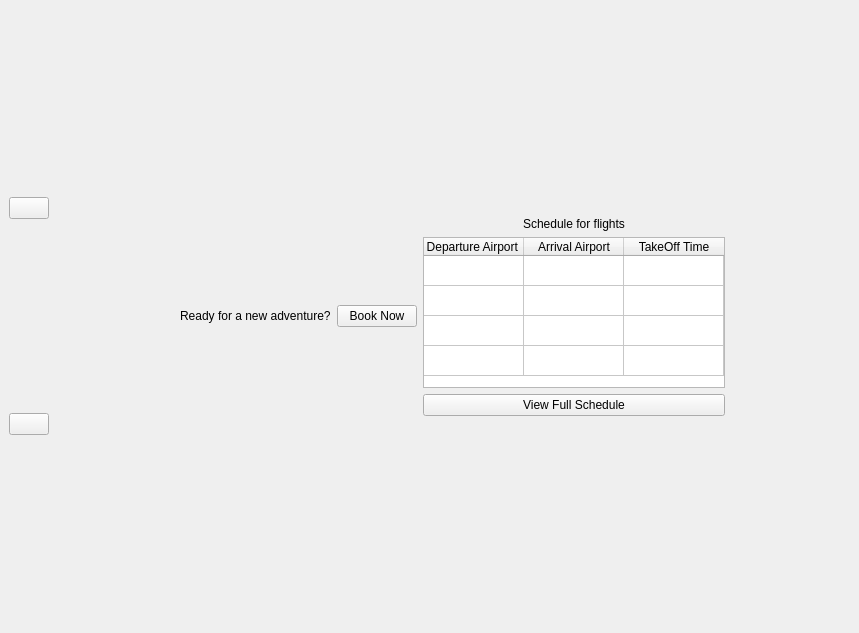
<?xml version="1.0" encoding="UTF-8"?>
<ui version="4.0">
 <class>UserPageMain</class>
 <widget class="QMainWindow" name="UserPageMain">
  <property name="enabled">
   <bool>true</bool>
  </property>
  <property name="geometry">
   <rect>
    <x>0</x>
    <y>0</y>
    <width>859</width>
    <height>633</height>
   </rect>
  </property>
  <property name="windowTitle">
   <string>MainWindow</string>
  </property>
  <property name="styleSheet">
   <string notr="true"/>
  </property>
  <widget class="QWidget" name="centralwidget">
   <layout class="QGridLayout" name="gridLayout_3">
    <item row="0" column="0">
     <layout class="QHBoxLayout" name="horizontalLayout_11">
      <item>
       <layout class="QVBoxLayout" name="verticalLayout">
        <item>
         <widget class="QPushButton" name="HomeButton">
          <property name="text">
           <string/>
          </property>
          <property name="icon">
           <iconset theme="QIcon::ThemeIcon::GoHome"/>
          </property>
         </widget>
        </item>
        <item>
         <widget class="QPushButton" name="ProfileButton">
          <property name="text">
           <string/>
          </property>
          <property name="icon">
           <iconset theme="QIcon::ThemeIcon::UserAvailable"/>
          </property>
          <property name="iconSize">
           <size>
            <width>16</width>
            <height>16</height>
           </size>
          </property>
         </widget>
        </item>
       </layout>
      </item>
      <item>
       <widget class="QStackedWidget" name="stackedWidget">
        <property name="minimumSize">
         <size>
          <width>761</width>
          <height>391</height>
         </size>
        </property>
        <property name="styleSheet">
         <string notr="true"/>
        </property>
        <property name="currentIndex">
         <number>0</number>
        </property>
        <widget class="QWidget" name="Home">
         <layout class="QGridLayout" name="gridLayout_2">
          <item row="0" column="1">
           <spacer name="verticalSpacer">
            <property name="orientation">
             <enum>Qt::Orientation::Vertical</enum>
            </property>
            <property name="sizeType">
             <enum>QSizePolicy::Policy::Expanding</enum>
            </property>
            <property name="sizeHint" stdset="0">
             <size>
              <width>20</width>
              <height>110</height>
             </size>
            </property>
           </spacer>
          </item>
          <item row="1" column="0">
           <spacer name="horizontalSpacer">
            <property name="orientation">
             <enum>Qt::Orientation::Horizontal</enum>
            </property>
            <property name="sizeType">
             <enum>QSizePolicy::Policy::Expanding</enum>
            </property>
            <property name="sizeHint" stdset="0">
             <size>
              <width>80</width>
              <height>20</height>
             </size>
            </property>
           </spacer>
          </item>
          <item row="1" column="1">
           <layout class="QHBoxLayout" name="horizontalLayout_2">
            <item>
             <layout class="QVBoxLayout" name="verticalLayout_2">
              <item>
               <layout class="QHBoxLayout" name="horizontalLayout_3">
                <item>
                 <widget class="QLabel" name="label">
                  <property name="text">
                   <string>Ready for a new adventure?</string>
                  </property>
                 </widget>
                </item>
                <item>
                 <widget class="QPushButton" name="BookingPageButton">
                  <property name="text">
                   <string>Book Now</string>
                  </property>
                 </widget>
                </item>
               </layout>
              </item>
             </layout>
            </item>
            <item>
             <layout class="QVBoxLayout" name="ScheduleArea">
              <item>
               <widget class="QLabel" name="label_2">
                <property name="layoutDirection">
                 <enum>Qt::LayoutDirection::LeftToRight</enum>
                </property>
                <property name="text">
                 <string>Schedule for flights</string>
                </property>
                <property name="scaledContents">
                 <bool>true</bool>
                </property>
                <property name="alignment">
                 <set>Qt::AlignmentFlag::AlignCenter</set>
                </property>
                <property name="wordWrap">
                 <bool>false</bool>
                </property>
               </widget>
              </item>
              <item>
               <widget class="QTableWidget" name="MaintableWidget">
                <property name="enabled">
                 <bool>true</bool>
                </property>
                <property name="layoutDirection">
                 <enum>Qt::LayoutDirection::LeftToRight</enum>
                </property>
                <property name="styleSheet">
                 <string notr="true">selection-background-color: rgb(84, 199, 50);</string>
                </property>
                <property name="verticalScrollBarPolicy">
                 <enum>Qt::ScrollBarPolicy::ScrollBarAlwaysOff</enum>
                </property>
                <property name="horizontalScrollBarPolicy">
                 <enum>Qt::ScrollBarPolicy::ScrollBarAlwaysOff</enum>
                </property>
                <property name="sizeAdjustPolicy">
                 <enum>QAbstractScrollArea::SizeAdjustPolicy::AdjustToContents</enum>
                </property>
                <property name="alternatingRowColors">
                 <bool>false</bool>
                </property>
                <property name="selectionMode">
                 <enum>QAbstractItemView::SelectionMode::NoSelection</enum>
                </property>
                <property name="selectionBehavior">
                 <enum>QAbstractItemView::SelectionBehavior::SelectRows</enum>
                </property>
                <attribute name="verticalHeaderVisible">
                 <bool>false</bool>
                </attribute>
                <attribute name="verticalHeaderHighlightSections">
                 <bool>true</bool>
                </attribute>
                <row>
                 <property name="text">
                  <string>New Row</string>
                 </property>
                </row>
                <row>
                 <property name="text">
                  <string>New Row</string>
                 </property>
                </row>
                <row>
                 <property name="text">
                  <string>New Row</string>
                 </property>
                </row>
                <row>
                 <property name="text">
                  <string>New Row</string>
                 </property>
                </row>
                <column>
                 <property name="text">
                  <string>Departure Airport </string>
                 </property>
                </column>
                <column>
                 <property name="text">
                  <string>Arrival Airport</string>
                 </property>
                </column>
                <column>
                 <property name="text">
                  <string>TakeOff Time</string>
                 </property>
                </column>
               </widget>
              </item>
              <item>
               <widget class="QPushButton" name="FullSchedButton">
                <property name="text">
                 <string>View Full Schedule</string>
                </property>
               </widget>
              </item>
             </layout>
            </item>
           </layout>
          </item>
          <item row="1" column="2">
           <spacer name="horizontalSpacer_2">
            <property name="orientation">
             <enum>Qt::Orientation::Horizontal</enum>
            </property>
            <property name="sizeType">
             <enum>QSizePolicy::Policy::Expanding</enum>
            </property>
            <property name="sizeHint" stdset="0">
             <size>
              <width>80</width>
              <height>20</height>
             </size>
            </property>
           </spacer>
          </item>
          <item row="2" column="1">
           <spacer name="verticalSpacer_2">
            <property name="orientation">
             <enum>Qt::Orientation::Vertical</enum>
            </property>
            <property name="sizeType">
             <enum>QSizePolicy::Policy::Expanding</enum>
            </property>
            <property name="sizeHint" stdset="0">
             <size>
              <width>20</width>
              <height>110</height>
             </size>
            </property>
           </spacer>
          </item>
         </layout>
        </widget>
        <widget class="QWidget" name="page">
         <layout class="QGridLayout" name="gridLayout_8">
          <item row="1" column="0">
           <widget class="QPushButton" name="CancelButton1">
            <property name="text">
             <string>Cancel</string>
            </property>
           </widget>
          </item>
          <item row="0" column="0">
           <widget class="QScrollArea" name="scrollArea">
            <property name="widgetResizable">
             <bool>true</bool>
            </property>
            <widget class="QWidget" name="scrollAreaWidgetContents">
             <property name="geometry">
              <rect>
               <x>0</x>
               <y>0</y>
               <width>763</width>
               <height>922</height>
              </rect>
             </property>
             <layout class="QGridLayout" name="gridLayout">
              <item row="0" column="0">
               <layout class="QHBoxLayout" name="horizontalLayout_5">
                <item>
                 <layout class="QHBoxLayout" name="horizontalLayout">
                  <item>
                   <widget class="QLabel" name="label_3">
                    <property name="text">
                     <string>Leaving from</string>
                    </property>
                   </widget>
                  </item>
                  <item>
                   <widget class="QComboBox" name="DepartureAirport"/>
                  </item>
                 </layout>
                </item>
                <item>
                 <spacer name="horizontalSpacer_3">
                  <property name="orientation">
                   <enum>Qt::Orientation::Horizontal</enum>
                  </property>
                  <property name="sizeType">
                   <enum>QSizePolicy::Policy::Fixed</enum>
                  </property>
                  <property name="sizeHint" stdset="0">
                   <size>
                    <width>40</width>
                    <height>20</height>
                   </size>
                  </property>
                 </spacer>
                </item>
                <item>
                 <layout class="QHBoxLayout" name="horizontalLayout_4">
                  <item>
                   <widget class="QLabel" name="label_9">
                    <property name="text">
                     <string>Going to?</string>
                    </property>
                   </widget>
                  </item>
                  <item>
                   <widget class="QComboBox" name="ArrivalAirport"/>
                  </item>
                 </layout>
                </item>
                <item>
                 <widget class="QLabel" name="DestinationImaGE">
                  <property name="text">
                   <string>TextLabel</string>
                  </property>
                 </widget>
                </item>
               </layout>
              </item>
              <item row="1" column="0">
               <layout class="QVBoxLayout" name="verticalLayout_3">
                <item>
                 <spacer name="verticalSpacer_4">
                  <property name="orientation">
                   <enum>Qt::Orientation::Vertical</enum>
                  </property>
                  <property name="sizeType">
                   <enum>QSizePolicy::Policy::Minimum</enum>
                  </property>
                  <property name="sizeHint" stdset="0">
                   <size>
                    <width>20</width>
                    <height>40</height>
                   </size>
                  </property>
                 </spacer>
                </item>
                <item>
                 <widget class="QFrame" name="AvailableFlights">
                  <property name="frameShape">
                   <enum>QFrame::Shape::StyledPanel</enum>
                  </property>
                  <property name="frameShadow">
                   <enum>QFrame::Shadow::Raised</enum>
                  </property>
                  <layout class="QGridLayout" name="gridLayout_5">
                   <item row="0" column="1">
                    <layout class="QHBoxLayout" name="horizontalLayout_14">
                     <item>
                      <layout class="QVBoxLayout" name="verticalLayout_7">
                       <item>
                        <widget class="QLabel" name="SecondPlane">
                         <property name="text">
                          <string>Plane:</string>
                         </property>
                        </widget>
                       </item>
                       <item>
                        <widget class="QLabel" name="DestinationLabel2">
                         <property name="text">
                          <string>Goes to:</string>
                         </property>
                        </widget>
                       </item>
                       <item>
                        <widget class="QLabel" name="LeavingDate2">
                         <property name="text">
                          <string>Departure Date:</string>
                         </property>
                        </widget>
                       </item>
                      </layout>
                     </item>
                     <item>
                      <widget class="QPushButton" name="SecondAvFlight">
                       <property name="text">
                        <string>Select</string>
                       </property>
                      </widget>
                     </item>
                    </layout>
                   </item>
                   <item row="0" column="0">
                    <layout class="QHBoxLayout" name="horizontalLayout_15">
                     <item>
                      <layout class="QVBoxLayout" name="verticalLayout_8">
                       <item>
                        <widget class="QLabel" name="FirstPlane">
                         <property name="text">
                          <string>Plane:</string>
                         </property>
                        </widget>
                       </item>
                       <item>
                        <widget class="QLabel" name="DestinationLabel1">
                         <property name="text">
                          <string>Goes to:</string>
                         </property>
                        </widget>
                       </item>
                       <item>
                        <widget class="QLabel" name="LeavingDate1">
                         <property name="text">
                          <string>Departure Date:</string>
                         </property>
                        </widget>
                       </item>
                      </layout>
                     </item>
                     <item>
                      <widget class="QPushButton" name="FirstAvFlight">
                       <property name="text">
                        <string>Select</string>
                       </property>
                      </widget>
                     </item>
                    </layout>
                   </item>
                  </layout>
                 </widget>
                </item>
                <item>
                 <layout class="QHBoxLayout" name="horizontalLayout_8">
                  <item>
                   <layout class="QHBoxLayout" name="AdultComboBox_2">
                    <item>
                     <widget class="QLabel" name="AdultLabel">
                      <property name="text">
                       <string>How Many Adults?</string>
                      </property>
                     </widget>
                    </item>
                    <item>
                     <widget class="QComboBox" name="AdultComboBox">
                      <item>
                       <property name="text">
                        <string>1</string>
                       </property>
                      </item>
                      <item>
                       <property name="text">
                        <string>2</string>
                       </property>
                      </item>
                      <item>
                       <property name="text">
                        <string>3</string>
                       </property>
                      </item>
                      <item>
                       <property name="text">
                        <string>4</string>
                       </property>
                      </item>
                      <item>
                       <property name="text">
                        <string>5</string>
                       </property>
                      </item>
                      <item>
                       <property name="text">
                        <string>6</string>
                       </property>
                      </item>
                      <item>
                       <property name="text">
                        <string>7</string>
                       </property>
                      </item>
                     </widget>
                    </item>
                   </layout>
                  </item>
                  <item>
                   <layout class="QHBoxLayout" name="horizontalLayout_9">
                    <item>
                     <widget class="QLabel" name="ChildrenLabel">
                      <property name="text">
                       <string>How Many Children</string>
                      </property>
                     </widget>
                    </item>
                    <item>
                     <widget class="QComboBox" name="ChildrenComboBox">
                      <item>
                       <property name="text">
                        <string>0</string>
                       </property>
                      </item>
                      <item>
                       <property name="text">
                        <string>1</string>
                       </property>
                      </item>
                      <item>
                       <property name="text">
                        <string>2</string>
                       </property>
                      </item>
                      <item>
                       <property name="text">
                        <string>3</string>
                       </property>
                      </item>
                      <item>
                       <property name="text">
                        <string>4</string>
                       </property>
                      </item>
                      <item>
                       <property name="text">
                        <string>5</string>
                       </property>
                      </item>
                     </widget>
                    </item>
                   </layout>
                  </item>
                 </layout>
                </item>
               </layout>
              </item>
              <item row="2" column="0">
               <layout class="QVBoxLayout" name="verticalLayout_5">
                <item>
                 <layout class="QHBoxLayout" name="horizontalLayout_6">
                  <property name="sizeConstraint">
                   <enum>QLayout::SizeConstraint::SetMinimumSize</enum>
                  </property>
                  <item>
                   <spacer name="horizontalSpacer_4">
                    <property name="orientation">
                     <enum>Qt::Orientation::Horizontal</enum>
                    </property>
                    <property name="sizeType">
                     <enum>QSizePolicy::Policy::MinimumExpanding</enum>
                    </property>
                    <property name="sizeHint" stdset="0">
                     <size>
                      <width>13</width>
                      <height>20</height>
                     </size>
                    </property>
                   </spacer>
                  </item>
                  <item>
                   <layout class="QVBoxLayout" name="verticalLayout_4">
                    <property name="sizeConstraint">
                     <enum>QLayout::SizeConstraint::SetFixedSize</enum>
                    </property>
                   </layout>
                  </item>
                  <item>
                   <widget class="QTableWidget" name="SeatSelection">
                    <property name="minimumSize">
                     <size>
                      <width>0</width>
                      <height>616</height>
                     </size>
                    </property>
                    <property name="sizeAdjustPolicy">
                     <enum>QAbstractScrollArea::SizeAdjustPolicy::AdjustToContents</enum>
                    </property>
                    <property name="editTriggers">
                     <set>QAbstractItemView::EditTrigger::NoEditTriggers</set>
                    </property>
                    <property name="selectionMode">
                     <enum>QAbstractItemView::SelectionMode::NoSelection</enum>
                    </property>
                    <property name="showGrid">
                     <bool>false</bool>
                    </property>
                    <attribute name="horizontalHeaderMinimumSectionSize">
                     <number>75</number>
                    </attribute>
                    <attribute name="horizontalHeaderDefaultSectionSize">
                     <number>75</number>
                    </attribute>
                    <attribute name="verticalHeaderVisible">
                     <bool>false</bool>
                    </attribute>
                    <attribute name="verticalHeaderMinimumSectionSize">
                     <number>74</number>
                    </attribute>
                    <attribute name="verticalHeaderDefaultSectionSize">
                     <number>75</number>
                    </attribute>
                    <row>
                     <property name="text">
                      <string>A</string>
                     </property>
                    </row>
                    <row>
                     <property name="text">
                      <string>B</string>
                     </property>
                    </row>
                    <row>
                     <property name="text">
                      <string>C</string>
                     </property>
                    </row>
                    <row>
                     <property name="text">
                      <string>D</string>
                     </property>
                    </row>
                    <row>
                     <property name="text">
                      <string>E</string>
                     </property>
                    </row>
                    <row>
                     <property name="text">
                      <string>F</string>
                     </property>
                    </row>
                    <row>
                     <property name="text">
                      <string>G</string>
                     </property>
                    </row>
                    <row>
                     <property name="text">
                      <string>H</string>
                     </property>
                    </row>
                    <row>
                     <property name="text">
                      <string>I</string>
                     </property>
                    </row>
                    <column/>
                    <column/>
                    <column/>
                    <column>
                     <property name="text">
                      <string>Aisle 1</string>
                     </property>
                    </column>
                    <column>
                     <property name="text">
                      <string>4</string>
                     </property>
                    </column>
                    <column>
                     <property name="text">
                      <string>5</string>
                     </property>
                    </column>
                    <column>
                     <property name="text">
                      <string>6</string>
                     </property>
                    </column>
                    <column>
                     <property name="text">
                      <string>Aisle 2</string>
                     </property>
                    </column>
                    <column>
                     <property name="text">
                      <string>7</string>
                     </property>
                    </column>
                    <column>
                     <property name="text">
                      <string>8</string>
                     </property>
                    </column>
                    <column>
                     <property name="text">
                      <string>9</string>
                     </property>
                    </column>
                    <column/>
                   </widget>
                  </item>
                  <item>
                   <spacer name="horizontalSpacer_8">
                    <property name="orientation">
                     <enum>Qt::Orientation::Horizontal</enum>
                    </property>
                    <property name="sizeType">
                     <enum>QSizePolicy::Policy::MinimumExpanding</enum>
                    </property>
                    <property name="sizeHint" stdset="0">
                     <size>
                      <width>13</width>
                      <height>20</height>
                     </size>
                    </property>
                   </spacer>
                  </item>
                 </layout>
                </item>
                <item>
                 <spacer name="verticalSpacer_7">
                  <property name="orientation">
                   <enum>Qt::Orientation::Vertical</enum>
                  </property>
                  <property name="sizeType">
                   <enum>QSizePolicy::Policy::Minimum</enum>
                  </property>
                  <property name="sizeHint" stdset="0">
                   <size>
                    <width>20</width>
                    <height>40</height>
                   </size>
                  </property>
                 </spacer>
                </item>
               </layout>
              </item>
              <item row="3" column="0">
               <layout class="QHBoxLayout" name="horizontalLayout_7">
                <property name="sizeConstraint">
                 <enum>QLayout::SizeConstraint::SetFixedSize</enum>
                </property>
                <item>
                 <widget class="QLabel" name="PriceTotal">
                  <property name="text">
                   <string>Total Price: </string>
                  </property>
                 </widget>
                </item>
                <item>
                 <widget class="QLabel" name="PriceDisplay">
                  <property name="text">
                   <string/>
                  </property>
                 </widget>
                </item>
                <item>
                 <spacer name="horizontalSpacer_5">
                  <property name="orientation">
                   <enum>Qt::Orientation::Horizontal</enum>
                  </property>
                  <property name="sizeType">
                   <enum>QSizePolicy::Policy::Maximum</enum>
                  </property>
                  <property name="sizeHint" stdset="0">
                   <size>
                    <width>70</width>
                    <height>20</height>
                   </size>
                  </property>
                 </spacer>
                </item>
                <item>
                 <widget class="QPushButton" name="PaymentButton">
                  <property name="text">
                   <string>Pay Now</string>
                  </property>
                 </widget>
                </item>
               </layout>
              </item>
             </layout>
            </widget>
           </widget>
          </item>
         </layout>
        </widget>
        <widget class="QWidget" name="Profile">
         <layout class="QGridLayout" name="gridLayout_7">
          <item row="1" column="0">
           <spacer name="verticalSpacer_10">
            <property name="orientation">
             <enum>Qt::Orientation::Vertical</enum>
            </property>
            <property name="sizeType">
             <enum>QSizePolicy::Policy::MinimumExpanding</enum>
            </property>
            <property name="sizeHint" stdset="0">
             <size>
              <width>20</width>
              <height>70</height>
             </size>
            </property>
           </spacer>
          </item>
          <item row="0" column="0">
           <layout class="QGridLayout" name="gridLayout_6">
            <item row="1" column="0">
             <spacer name="horizontalSpacer_6">
              <property name="orientation">
               <enum>Qt::Orientation::Horizontal</enum>
              </property>
              <property name="sizeType">
               <enum>QSizePolicy::Policy::Fixed</enum>
              </property>
              <property name="sizeHint" stdset="0">
               <size>
                <width>15</width>
                <height>20</height>
               </size>
              </property>
             </spacer>
            </item>
            <item row="1" column="3">
             <layout class="QHBoxLayout" name="horizontalLayout_12">
              <item>
               <widget class="QLabel" name="label_4">
                <property name="text">
                 <string>Name :</string>
                </property>
               </widget>
              </item>
              <item>
               <widget class="QLabel" name="UsernameLabel">
                <property name="text">
                 <string>Name </string>
                </property>
               </widget>
              </item>
             </layout>
            </item>
            <item row="0" column="3">
             <spacer name="verticalSpacer_8">
              <property name="orientation">
               <enum>Qt::Orientation::Vertical</enum>
              </property>
              <property name="sizeType">
               <enum>QSizePolicy::Policy::Fixed</enum>
              </property>
              <property name="sizeHint" stdset="0">
               <size>
                <width>20</width>
                <height>20</height>
               </size>
              </property>
             </spacer>
            </item>
            <item row="1" column="2">
             <spacer name="horizontalSpacer_7">
              <property name="orientation">
               <enum>Qt::Orientation::Horizontal</enum>
              </property>
              <property name="sizeType">
               <enum>QSizePolicy::Policy::Maximum</enum>
              </property>
              <property name="sizeHint" stdset="0">
               <size>
                <width>75</width>
                <height>10</height>
               </size>
              </property>
             </spacer>
            </item>
            <item row="1" column="1" rowspan="2">
             <widget class="QPushButton" name="pushButton_2">
              <property name="minimumSize">
               <size>
                <width>85</width>
                <height>85</height>
               </size>
              </property>
              <property name="maximumSize">
               <size>
                <width>85</width>
                <height>85</height>
               </size>
              </property>
              <property name="text">
               <string/>
              </property>
              <property name="icon">
               <iconset theme="QIcon::ThemeIcon::UserAvailable"/>
              </property>
              <property name="iconSize">
               <size>
                <width>64</width>
                <height>64</height>
               </size>
              </property>
             </widget>
            </item>
            <item row="2" column="3">
             <layout class="QHBoxLayout" name="horizontalLayout_13">
              <item>
               <widget class="QLabel" name="label_8">
                <property name="text">
                 <string>Email Adress:</string>
                </property>
               </widget>
              </item>
              <item>
               <widget class="QLabel" name="EmailLabel">
                <property name="sizePolicy">
                 <sizepolicy hsizetype="Minimum" vsizetype="Minimum">
                  <horstretch>0</horstretch>
                  <verstretch>0</verstretch>
                 </sizepolicy>
                </property>
                <property name="text">
                 <string>Email Adress</string>
                </property>
               </widget>
              </item>
             </layout>
            </item>
           </layout>
          </item>
          <item row="3" column="0">
           <widget class="QPushButton" name="LogOutButton">
            <property name="text">
             <string>Log Out</string>
            </property>
           </widget>
          </item>
          <item row="3" column="1">
           <spacer name="horizontalSpacer_9">
            <property name="orientation">
             <enum>Qt::Orientation::Horizontal</enum>
            </property>
            <property name="sizeType">
             <enum>QSizePolicy::Policy::Preferred</enum>
            </property>
            <property name="sizeHint" stdset="0">
             <size>
              <width>80</width>
              <height>20</height>
             </size>
            </property>
           </spacer>
          </item>
          <item row="1" column="3">
           <spacer name="horizontalSpacer_10">
            <property name="orientation">
             <enum>Qt::Orientation::Horizontal</enum>
            </property>
            <property name="sizeType">
             <enum>QSizePolicy::Policy::Preferred</enum>
            </property>
            <property name="sizeHint" stdset="0">
             <size>
              <width>40</width>
              <height>20</height>
             </size>
            </property>
           </spacer>
          </item>
          <item row="2" column="0">
           <widget class="QPushButton" name="pushButton">
            <property name="text">
             <string>Booked Flights</string>
            </property>
           </widget>
          </item>
          <item row="4" column="0">
           <spacer name="verticalSpacer_9">
            <property name="orientation">
             <enum>Qt::Orientation::Vertical</enum>
            </property>
            <property name="sizeType">
             <enum>QSizePolicy::Policy::Fixed</enum>
            </property>
            <property name="sizeHint" stdset="0">
             <size>
              <width>20</width>
              <height>20</height>
             </size>
            </property>
           </spacer>
          </item>
          <item row="0" column="2" rowspan="5">
           <widget class="QFrame" name="frame">
            <property name="sizePolicy">
             <sizepolicy hsizetype="Fixed" vsizetype="Fixed">
              <horstretch>0</horstretch>
              <verstretch>0</verstretch>
             </sizepolicy>
            </property>
            <property name="frameShape">
             <enum>QFrame::Shape::StyledPanel</enum>
            </property>
            <property name="frameShadow">
             <enum>QFrame::Shadow::Raised</enum>
            </property>
            <layout class="QGridLayout" name="gridLayout_4">
             <item row="0" column="0">
              <widget class="QTableWidget" name="BookedTableWidget">
               <property name="layoutDirection">
                <enum>Qt::LayoutDirection::LeftToRight</enum>
               </property>
               <property name="autoFillBackground">
                <bool>false</bool>
               </property>
               <property name="styleSheet">
                <string notr="true">selection-background-color: rgb(84, 199, 50);</string>
               </property>
               <property name="horizontalScrollBarPolicy">
                <enum>Qt::ScrollBarPolicy::ScrollBarAsNeeded</enum>
               </property>
               <property name="sizeAdjustPolicy">
                <enum>QAbstractScrollArea::SizeAdjustPolicy::AdjustToContents</enum>
               </property>
               <property name="selectionMode">
                <enum>QAbstractItemView::SelectionMode::SingleSelection</enum>
               </property>
               <property name="selectionBehavior">
                <enum>QAbstractItemView::SelectionBehavior::SelectRows</enum>
               </property>
               <property name="gridStyle">
                <enum>Qt::PenStyle::DashDotLine</enum>
               </property>
               <property name="sortingEnabled">
                <bool>true</bool>
               </property>
               <attribute name="horizontalHeaderVisible">
                <bool>true</bool>
               </attribute>
               <attribute name="horizontalHeaderCascadingSectionResizes">
                <bool>false</bool>
               </attribute>
               <attribute name="horizontalHeaderStretchLastSection">
                <bool>false</bool>
               </attribute>
               <attribute name="verticalHeaderVisible">
                <bool>false</bool>
               </attribute>
              </widget>
             </item>
            </layout>
           </widget>
          </item>
         </layout>
        </widget>
       </widget>
      </item>
     </layout>
    </item>
   </layout>
  </widget>
 </widget>
 <resources/>
 <connections/>
</ui>
